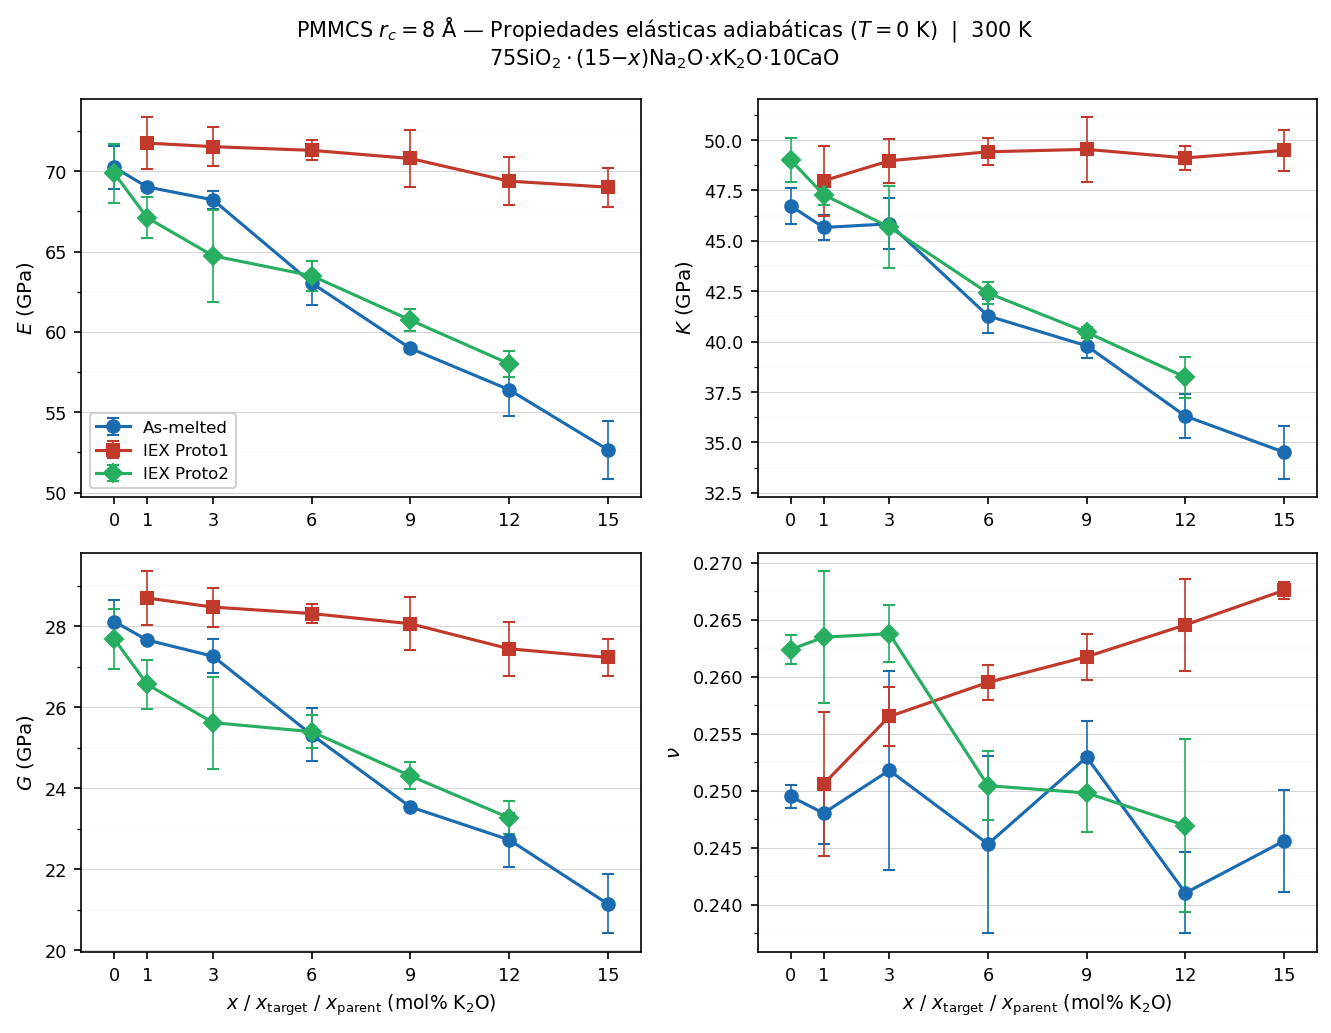

Generate this figure with Python:
"""
fig_elastic_T0_300K.py
Propiedades elásticas adiabáticas (T=0 K) — vidrios enfriados a 300 K.
PMMCS rc=8 Å — As-melted, IEX Proto1, IEX Proto2.
Paneles 2×2: E, K, G, ν.
"""

import numpy as np
import matplotlib.pyplot as plt
import matplotlib.ticker as ticker
from pathlib import Path

HERE    = Path(__file__).parent
BASE    = HERE.parent
DIR_300 = BASE / "STAGE8_ELASTIC_T0_300K" / "results"
OUT_DIR = HERE

XA_VALS = [0, 1, 3, 6, 9, 12, 15]
XT_VALS = [1, 3, 6, 9, 12, 15]
XP_VALS = [0, 1, 3, 6, 9, 12]

C_AM  = '#1a6bb0'
C_IX1 = '#c0392b'
C_IX2 = '#27ae60'
KW = dict(lw=1.5, ms=6, capsize=3, capthick=1.0, elinewidth=0.8)


def load_vrh(path):
    lines = path.read_text().strip().split('\n')
    d = dict(zip(lines[0].split(), [float(v) for v in lines[1].split()]))
    return d['K'], d['G'], d['E'], d['nu']


def collect(paths_fn, x_list):
    means = {p: [] for p in ['K', 'G', 'E', 'nu']}
    stds  = {p: [] for p in ['K', 'G', 'E', 'nu']}
    for x in x_list:
        vals = {p: [] for p in ['K', 'G', 'E', 'nu']}
        for r in [1, 2, 3]:
            p = paths_fn(x, r)
            if p.exists():
                k, g, e, n = load_vrh(p)
                vals['K'].append(k); vals['G'].append(g)
                vals['E'].append(e); vals['nu'].append(n)
        for prop in ['K', 'G', 'E', 'nu']:
            v = vals[prop]
            means[prop].append(np.mean(v) if v else np.nan)
            stds[prop].append(np.std(v, ddof=1) if len(v) > 1 else 0.0)
    return means, stds


am300   = collect(lambda x, r: DIR_300 / f"elastic_T0_Cij_PMMCS_rc8p0_AM300K_x{x}_r{r}.txt",     XA_VALS)
ix1_300 = collect(lambda x, r: DIR_300 / f"elastic_T0_Cij_PMMCS_rc8p0_IEX1_300K_xt{x}_r{r}.txt", XT_VALS)
ix2_300 = collect(lambda x, r: DIR_300 / f"elastic_T0_Cij_PMMCS_rc8p0_IEX2_300K_xp{x}_r{r}.txt", XP_VALS)

props   = ['E', 'K', 'G', 'nu']
ylabels = [r"$E$ (GPa)", r"$K$ (GPa)", r"$G$ (GPa)", r"$\nu$"]

fig, axes = plt.subplots(2, 2, figsize=(9, 7), sharex=False)
axes = axes.flatten()

for ax, prop, ylabel in zip(axes, props, ylabels):
    ax.errorbar(XA_VALS, am300[0][prop],   yerr=am300[1][prop],
                color=C_AM,  marker='o', label='As-melted', **KW, zorder=4)
    ax.errorbar(XT_VALS, ix1_300[0][prop], yerr=ix1_300[1][prop],
                color=C_IX1, marker='s', label='IEX Proto1', **KW, zorder=4)
    ax.errorbar(XP_VALS, ix2_300[0][prop], yerr=ix2_300[1][prop],
                color=C_IX2, marker='D', label='IEX Proto2', **KW, zorder=4)

    ax.set_ylabel(ylabel, fontsize=9.5)
    ax.set_xticks([0, 1, 3, 6, 9, 12, 15])
    ax.set_xlim(-1, 16)
    ax.yaxis.set_minor_locator(ticker.AutoMinorLocator(2))
    ax.grid(axis='y', lw=0.4, color='#cccccc', zorder=0)
    ax.grid(axis='y', which='minor', lw=0.2, color='#eeeeee', zorder=0)
    ax.tick_params(labelsize=8.5)

axes[0].legend(fontsize=8, frameon=True, framealpha=0.9, edgecolor='#cccccc')

for ax in axes[2:]:
    ax.set_xlabel(r'$x$ / $x_\mathrm{target}$ / $x_\mathrm{parent}$ (mol% K$_2$O)', fontsize=9)

fig.suptitle(
    r'PMMCS $r_c=8$ Å — Propiedades elásticas adiabáticas ($T=0$ K)  |  300 K'
    '\n'
    r'75SiO$_2\cdot$(15$-x$)Na$_2$O$\cdot x$K$_2$O$\cdot$10CaO',
    fontsize=10
)
fig.tight_layout()
fig.savefig(OUT_DIR / 'fig_elastic_T0_300K.pdf', dpi=300, bbox_inches='tight')
fig.savefig(OUT_DIR / 'fig_elastic_T0_300K.png', dpi=150, bbox_inches='tight')
print(f"Guardado: {OUT_DIR / 'fig_elastic_T0_300K.pdf'}")
plt.close(fig)
